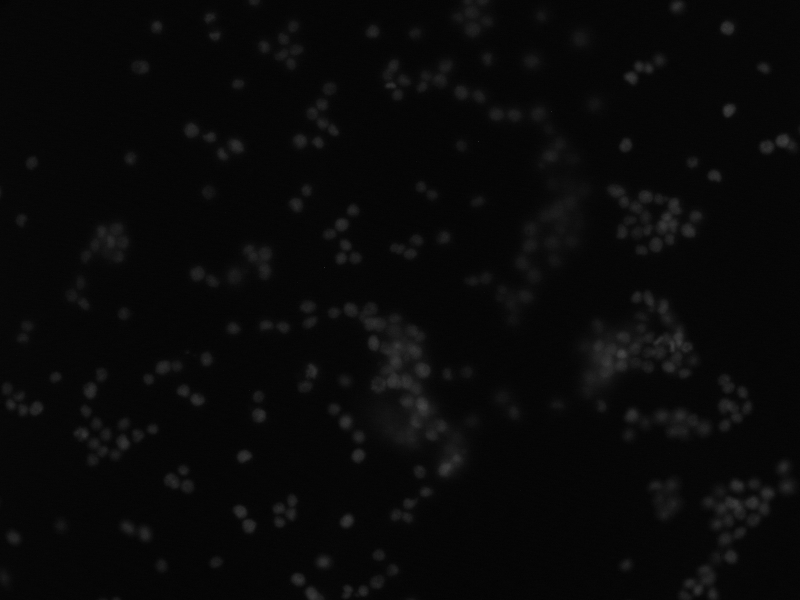
#> input picture IDCIA Clone/images/220812_GFP-AHPC_A_GFAP_F5_DAPI_ND1_20x.tiff, 800 x 600 px, found by its file name; its folder holds 4 pictures in this run
$ python resize.py
#> lines starting #> are read from the running program, lines starting #| are printed output that depends on the picture
import os
from PIL import Image
import numpy as np

# Define the directory names
original_dir = '/home/zihao/Desktop/cellcounts/IDCIA v2/images'
processed_dir = '/home/zihao/Desktop/cellcounts/LearningToCountEverything/cell384'

# Create a new directory for processed images if it doesn't exist
if not os.path.exists(processed_dir):
    os.makedirs(processed_dir)

# Get all the TIFF files in the original directory
tiff_files = [f for f in os.listdir(original_dir) if f.endswith('.tiff')]

# Process each TIFF file
for tiff_file in tiff_files:
    # Open the image using PIL
    with Image.open(os.path.join(original_dir, tiff_file)) as img:
        # Resize the image
#> img is the input picture: PIL image 800x600 L; min 2, max 69, mean 8.7
        img_resized = img.resize((512, 384))  # width x height

        if img_resized.mode != 'RGB':
            img_resized = img_resized.convert('RGB')
#> img_resized: PIL image 512x384 RGB

        img_resized = Image.eval(img_resized, lambda x: min(x * 3, 255))
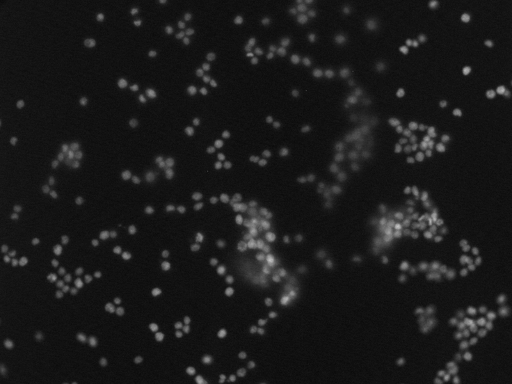
#> img_resized: PIL image 512x384 RGB; min 9, max 195, mean 26

        # Save the resized image in JPEG format
        # The file name is the same but with the .jpg extension
        img_resized.save(os.path.join(processed_dir, tiff_file.replace('.tiff', '.jpg')), 'JPEG')
#> pass 2 of the loop `for tiff_file in tiff_files:`:
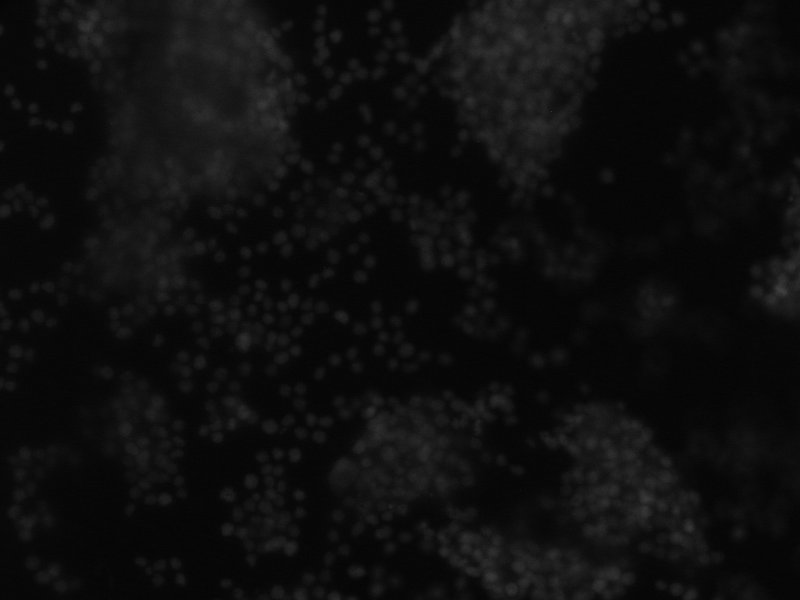
#> input picture IDCIA Clone/images/220812_GFP-AHPC_A_GFAP_F7_DAPI_ND1_20x.tiff, 800 x 600 px, found by its file name
#> img is the input picture: PIL image 800x600 L; min 3, max 65, mean 14.6
#> `img_resized = Image.eval(img_resized, lambda x: min(x * 3, 255))`:
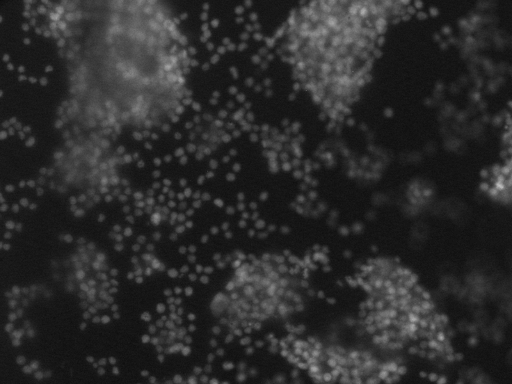
#> img_resized: PIL image 512x384 RGB; min 12, max 192, mean 43.8
#> pass 3 of the loop `for tiff_file in tiff_files:`:
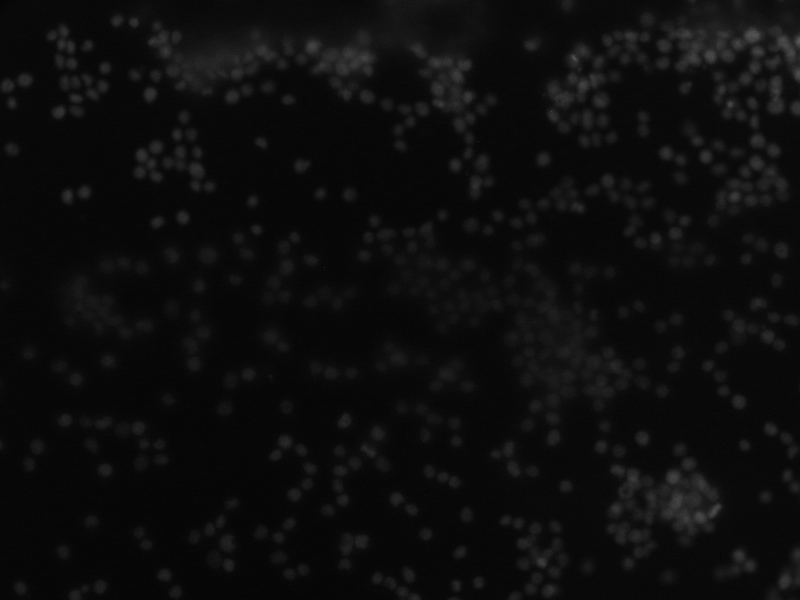
#> input picture IDCIA Clone/images/220812_GFP-AHPC_A_GFAP_F9_DAPI_ND1_20x.tiff, 800 x 600 px, found by its file name
#> img is the input picture: PIL image 800x600 L; min 3, max 89, mean 13.2
#> `img_resized = Image.eval(img_resized, lambda x: min(x * 3, 255))`:
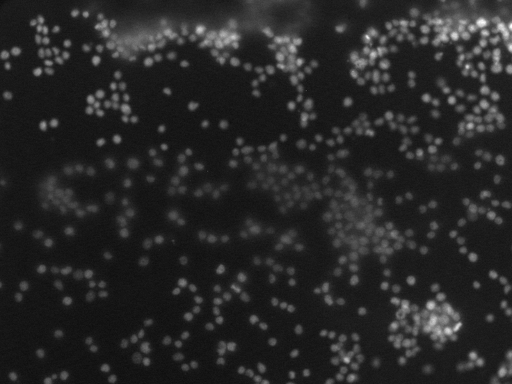
#> img_resized: PIL image 512x384 RGB; min 15, max 255, mean 39.4
#> the loop made 4 passes; the first 3 are shown

# Return the path of the processed directory and the list of processed files
#> (the run stopped early here; a loop or call above may not have finished)
